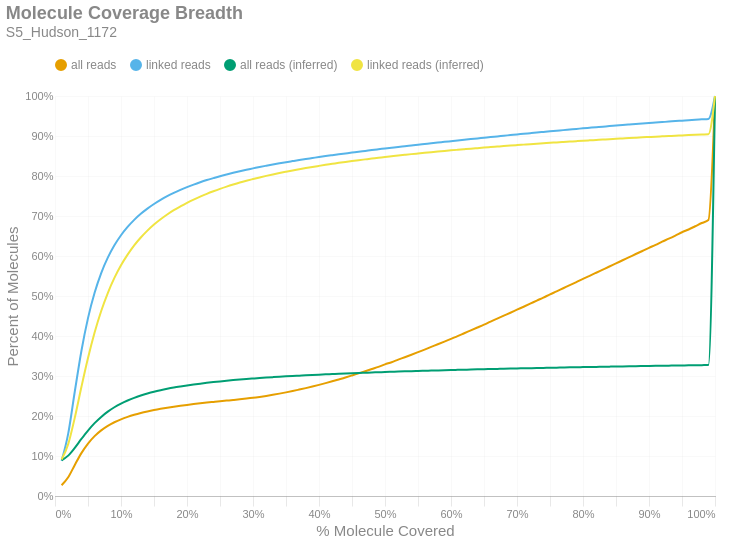

Notebook code for this chart:
### Markdown cell above
### Molecule Read Coverage
This chart shows molecule coverage breadth as computed by the number of bases aligned to that molecule. In other words, "*how much of each unique long molecule is actually sequenced/aligned?*" Keep in mind there is a distinction between sequences and alignments, since some sequences belonging to a particular molecule may not align well and wouldn't appear in the alignment data. This chart also shows molecule coverage breadth as computed by the *inferred fragment* from which the aligned sequences originate. Unlike read coverage, this calculation takes into account the total insert size, including unsequenced gaps between the forward and reverse reads. Like the previous figures, these are cumulative percents.

### Code cell
if SKIPLR:
    print_html(f"Skipped")
else:
    binned_df = consolidated_hist(valids['coverage_bp'], mask, 0.01, True)
    binned_df_inf = consolidated_hist(valids['coverage_inserts'], mask, 0.01, True)
    binned_df = binned_df.with_columns(pl.lit(binned_df_inf['all reads (cumsum)']).alias('all reads (inferred)'))
    binned_df = binned_df.with_columns(pl.lit(binned_df_inf['linked reads (cumsum)']).alias('linked reads (inferred)'))
    binned_df = binned_df.with_columns(
        (pl.col('bin').cast(pl.Float64) + 0.01).alias('right_edge')
    )

    with SafeRender(binned_df):
        (
            density_plot(binned_df, 'Molecule Coverage Breadth', samplename, 'molcov', ['all reads (inferred)','linked reads (inferred)'])
            .encode(
                #x=alt.X('bin:Q', title="% Molecule Covered").axis(format = '%').scale(padding=0),
                x=alt.X('right_edge:Q', title="% Molecule Covered").axis(format='%').scale(padding=0),
                y=alt.Y('value:Q', title='Percent of Molecules')
                    .axis(format='%')
                    .stack(False)
                    .scale(domainMin=0, padding=0),
                color=alt.Color("key:N").scale(domain = ["all reads", "linked reads", "all reads (inferred)", "linked reads (inferred)"]),
                tooltip = [
                    alt.Tooltip("key:N", title = "Data Type"),
                    alt.Tooltip("range_label:N", title="% Molecule Covered"),
                    alt.Tooltip("value:Q", format = ".2%", title="% Molecules")
                ]
            )
        ).display()

### Figure 1 — Vega-Lite specification as saved in the notebook (floating-point values rounded to 4 significant figures)
{"width": "container", "height": 400, "config": {"title": {"anchor": "start", "dy": -15, "fontSize": 18, "color": "#888888", "subtitleColor": "#888888", "subtitleFontSize": 14}, "arc": {"fill": "#0072B2"}, "axis": {"domainColor": "#888888", "domainWidth": 0.5, "gridWidth": 0.2, "grid": false, "titleFontWeight": 400, "titleFontSize": 15, "labelFontSize": 11, "labelColor": "#888888", "tickColor": "#888888", "tickWidth": 0.2, "titleColor": "#888888"}, "axisBand": {"grid": false}, "axisX": {"grid": true, "tickSize": 10, "domainCap": "round"}, "axisY": {"domain": false, "grid": true, "tickSize": 0, "domainCap": "round"}, "background": "transparent", "header": {"labelFontSize": 15, "labelColor": "#888888", "titleFontSize": 15, "titleFontWeight": 600, "titleColor": "#888888"}, "legend": {"labelFont": "sans-serif", "labelFontSize": 12, "labelColor": "#888888", "symbolSize": 100, "symbolType": "circle", "titleFontSize": 12, "titlePadding": 10, "titleColor": "#888888", "title": null, "orient": "top"}, "range": {"category": ["#E69F00", "#56B4E9", "#009E73", "#F0E442", "#0072B2", "#D55E00", "#CC79A7", "#000000"], "diverging": ["#cfe8f3", "#a2d4ec", "#73bfe2", "#46abdb", "#1696d2", "#12719e"]}, "area": {"fill": "#0072B2", "fillOpacity": 0.7, "line": true, "strokeOpacity": 0.7}, "line": {"color": "#0072B2", "stroke": "#0072B2", "strokeWidth": 2}, "trail": {"color": "#0072B2", "stroke": "#0072B2", "strokeWidth": 0, "size": 1}, "point": {"filled": true, "fillOpacity": 1.0, "size": 95}, "text": {"color": "#888888", "fontSize": 11, "align": "right", "fontWeight": 400, "size": 11}, "bar": {"fill": "#0072B2", "stroke": null}, "view": {"stroke": null, "continuousWidth": 660, "continuousHeight": 400}}, "data": {"name": "data-b989a06d87bb717bc80d0fe1f93a021c"}, "mark": {"type": "line", "interpolate": "monotone", "point": {"opacity": 0, "size": 275}}, "encoding": {"color": {"field": "key", "scale": {"domain": ["all reads", "linked reads", "all reads (inferred)", "linked reads (inferred)"]}, "type": "nominal"}, "tooltip": [{"field": "key", "title": "Data Type", "type": "nominal"}, {"field": "range_label", "title": "% Molecule Covered", "type": "nominal"}, {"field": "value", "format": ".2%", "title": "% Molecules", "type": "quantitative"}], "x": {"axis": {"format": "%"}, "field": "right_edge", "scale": {"padding": 0}, "title": "% Molecule Covered", "type": "quantitative"}, "y": {"axis": {"format": "%"}, "field": "value", "scale": {"domainMin": 0, "padding": 0}, "stack": false, "title": "Percent of Molecules", "type": "quantitative"}}, "params": [{"name": "param_c36ac31b6afebe62", "select": {"type": "point", "fields": ["key"]}, "bind": "legend"}], "title": {"text": "Molecule Coverage Breadth", "subtitle": "S5_Hudson_1172"}, "transform": [{"fold": ["all reads (cumsum)", "linked reads (cumsum)", "all reads (inferred)", "linked reads (inferred)"]}, {"calculate": "replace(datum.key, ' (cumsum)', '')", "as": "key"}, {"filter": {"param": "param_c36ac31b6afebe62"}}], "usermeta": {"embedOptions": {"downloadFileName": "S5_Hudson_1172.molcov"}}, "$schema": "https://vega.github.io/schema/vega-lite/v6.1.0.json", "datasets": {"data-b989a06d87bb717bc80d0fe1f93a021c": [{"bin": "0.0", "interval": "0.0-0.01", "all reads": 0.02679, "linked reads": 0.08787, "all reads (cumsum)": 0.02679, "linked reads (cumsum)": 0.08787, "range_label": "0.0-0.01", "all reads (inferred)": 0.08932, "linked reads (inferred)": 0.09112, "right_edge": 0.01}, {"bin": "0.01", "interval": "0.01-0.02", "all reads": 0.0201, "linked reads": 0.06793, "all reads (cumsum)": 0.0469, "linked reads (cumsum)": 0.1558, "range_label": "0.01-0.02", "all reads (inferred)": 0.1009, "linked reads (inferred)": 0.1297, "right_edge": 0.02}, {"bin": "0.02", "interval": "0.02-0.03", "all reads": 0.03082, "linked reads": 0.1054, "all reads (cumsum)": 0.07772, "linked reads (cumsum)": 0.2612, "range_label": "0.02-0.03", "all reads (inferred)": 0.1204, "linked reads (inferred)": 0.196, "right_edge": 0.03}, {"bin": "0.03", "interval": "0.03-0.04", "all reads": 0.02953, "linked reads": 0.1013, "all reads (cumsum)": 0.1072, "linked reads (cumsum)": 0.3625, "range_label": "0.03-0.04", "all reads (inferred)": 0.1426, "linked reads (inferred)": 0.2724, "right_edge": 0.04}, {"bin": "0.04", "interval": "0.04-0.05", "all reads": 0.02395, "linked reads": 0.0822, "all reads (cumsum)": 0.1312, "linked reads (cumsum)": 0.4447, "range_label": "0.04-0.05", "all reads (inferred)": 0.1637, "linked reads (inferred)": 0.3448, "right_edge": 0.05}, {"bin": "0.05", "interval": "0.05-0.06", "all reads": 0.01851, "linked reads": 0.06338, "all reads (cumsum)": 0.1497, "linked reads (cumsum)": 0.5081, "range_label": "0.05-0.06", "all reads (inferred)": 0.1822, "linked reads (inferred)": 0.4085, "right_edge": 0.06}, {"bin": "0.06", "interval": "0.06-0.07", "all reads": 0.01439, "linked reads": 0.04934, "all reads (cumsum)": 0.1641, "linked reads (cumsum)": 0.5574, "range_label": "0.06-0.07", "all reads (inferred)": 0.1978, "linked reads (inferred)": 0.4624, "right_edge": 0.07}, {"bin": "0.07", "interval": "0.07-0.08", "all reads": 0.01125, "linked reads": 0.03845, "all reads (cumsum)": 0.1753, "linked reads (cumsum)": 0.5958, "range_label": "0.07-0.08", "all reads (inferred)": 0.2108, "linked reads (inferred)": 0.5074, "right_edge": 0.08}, {"bin": "0.08", "interval": "0.08-0.09", "all reads": 0.00901, "linked reads": 0.03081, "all reads (cumsum)": 0.1843, "linked reads (cumsum)": 0.6267, "range_label": "0.08-0.09", "all reads (inferred)": 0.2218, "linked reads (inferred)": 0.5453, "right_edge": 0.09}, {"bin": "0.09", "interval": "0.09-0.1", "all reads": 0.0074, "linked reads": 0.0252, "all reads (cumsum)": 0.1917, "linked reads (cumsum)": 0.6519, "range_label": "0.09-0.1", "all reads (inferred)": 0.231, "linked reads (inferred)": 0.5768, "right_edge": 0.1}, {"bin": "0.1", "interval": "0.1-0.11", "all reads": 0.006111, "linked reads": 0.02072, "all reads (cumsum)": 0.1979, "linked reads (cumsum)": 0.6726, "range_label": "0.1-0.11", "all reads (inferred)": 0.2387, "linked reads (inferred)": 0.6033, "right_edge": 0.11}, {"bin": "0.11", "interval": "0.11-0.12", "all reads": 0.005228, "linked reads": 0.01772, "all reads (cumsum)": 0.2031, "linked reads (cumsum)": 0.6903, "range_label": "0.11-0.12", "all reads (inferred)": 0.2454, "linked reads (inferred)": 0.6265, "right_edge": 0.12}, {"bin": "0.12", "interval": "0.12-0.13", "all reads": 0.004483, "linked reads": 0.01514, "all reads (cumsum)": 0.2076, "linked reads (cumsum)": 0.7054, "range_label": "0.12-0.13", "all reads (inferred)": 0.2511, "linked reads (inferred)": 0.6462, "right_edge": 0.13}, {"bin": "0.13", "interval": "0.13-0.14", "all reads": 0.003833, "linked reads": 0.01294, "all reads (cumsum)": 0.2114, "linked reads (cumsum)": 0.7184, "range_label": "0.13-0.14", "all reads (inferred)": 0.2561, "linked reads (inferred)": 0.6634, "right_edge": 0.14}, {"bin": "0.14", "interval": "0.14-0.15", "all reads": 0.003442, "linked reads": 0.01158, "all reads (cumsum)": 0.2148, "linked reads (cumsum)": 0.73, "range_label": "0.14-0.15", "all reads (inferred)": 0.2606, "linked reads (inferred)": 0.6787, "right_edge": 0.15}, {"bin": "0.15", "interval": "0.15-0.16", "all reads": 0.003094, "linked reads": 0.01031, "all reads (cumsum)": 0.2179, "linked reads (cumsum)": 0.7403, "range_label": "0.15-0.16", "all reads (inferred)": 0.2644, "linked reads (inferred)": 0.6919, "right_edge": 0.16}, {"bin": "0.16", "interval": "0.16-0.17", "all reads": 0.002807, "linked reads": 0.009275, "all reads (cumsum)": 0.2207, "linked reads (cumsum)": 0.7495, "range_label": "0.16-0.17", "all reads (inferred)": 0.2679, "linked reads (inferred)": 0.7037, "right_edge": 0.17}, {"bin": "0.17", "interval": "0.17-0.18", "all reads": 0.002507, "linked reads": 0.008175, "all reads (cumsum)": 0.2233, "linked reads (cumsum)": 0.7577, "range_label": "0.17-0.18", "all reads (inferred)": 0.271, "linked reads (inferred)": 0.7145, "right_edge": 0.18}, {"bin": "0.18", "interval": "0.18-0.19", "all reads": 0.002325, "linked reads": 0.007527, "all reads (cumsum)": 0.2256, "linked reads (cumsum)": 0.7652, "range_label": "0.18-0.19", "all reads (inferred)": 0.2738, "linked reads (inferred)": 0.724, "right_edge": 0.19}, {"bin": "0.19", "interval": "0.19-0.2", "all reads": 0.002142, "linked reads": 0.006839, "all reads (cumsum)": 0.2277, "linked reads (cumsum)": 0.7721, "range_label": "0.19-0.2", "all reads (inferred)": 0.2764, "linked reads (inferred)": 0.7329, "right_edge": 0.2}, {"bin": "0.2", "interval": "0.2-0.21", "all reads": 0.002021, "linked reads": 0.006376, "all reads (cumsum)": 0.2297, "linked reads (cumsum)": 0.7785, "range_label": "0.2-0.21", "all reads (inferred)": 0.2787, "linked reads (inferred)": 0.7411, "right_edge": 0.21}, {"bin": "0.21", "interval": "0.21-0.22", "all reads": 0.001927, "linked reads": 0.00591, "all reads (cumsum)": 0.2317, "linked reads (cumsum)": 0.7844, "range_label": "0.21-0.22", "all reads (inferred)": 0.2809, "linked reads (inferred)": 0.7484, "right_edge": 0.22}, {"bin": "0.22", "interval": "0.22-0.23", "all reads": 0.001806, "linked reads": 0.005447, "all reads (cumsum)": 0.2335, "linked reads (cumsum)": 0.7898, "range_label": "0.22-0.23", "all reads (inferred)": 0.2829, "linked reads (inferred)": 0.7553, "right_edge": 0.23}, {"bin": "0.23", "interval": "0.23-0.24", "all reads": 0.001706, "linked reads": 0.004962, "all reads (cumsum)": 0.2352, "linked reads (cumsum)": 0.7948, "range_label": "0.23-0.24", "all reads (inferred)": 0.2848, "linked reads (inferred)": 0.7617, "right_edge": 0.24}, {"bin": "0.24", "interval": "0.24-0.25", "all reads": 0.001688, "linked reads": 0.004776, "all reads (cumsum)": 0.2369, "linked reads (cumsum)": 0.7996, "range_label": "0.24-0.25", "all reads (inferred)": 0.2865, "linked reads (inferred)": 0.7677, "right_edge": 0.25}, {"bin": "0.25", "interval": "0.25-0.26", "all reads": 0.001593, "linked reads": 0.004349, "all reads (cumsum)": 0.2385, "linked reads (cumsum)": 0.8039, "range_label": "0.25-0.26", "all reads (inferred)": 0.2882, "linked reads (inferred)": 0.7734, "right_edge": 0.26}, {"bin": "0.26", "interval": "0.26-0.27", "all reads": 0.001589, "linked reads": 0.004142, "all reads (cumsum)": 0.2401, "linked reads (cumsum)": 0.808, "range_label": "0.26-0.27", "all reads (inferred)": 0.2897, "linked reads (inferred)": 0.7786, "right_edge": 0.27}, {"bin": "0.27", "interval": "0.27-0.28", "all reads": 0.001642, "linked reads": 0.003933, "all reads (cumsum)": 0.2417, "linked reads (cumsum)": 0.812, "range_label": "0.27-0.28", "all reads (inferred)": 0.2912, "linked reads (inferred)": 0.7836, "right_edge": 0.28}, {"bin": "0.28", "interval": "0.28-0.29", "all reads": 0.001775, "linked reads": 0.003677, "all reads (cumsum)": 0.2435, "linked reads (cumsum)": 0.8157, "range_label": "0.28-0.29", "all reads (inferred)": 0.2925, "linked reads (inferred)": 0.7881, "right_edge": 0.29}, {"bin": "0.29", "interval": "0.29-0.3", "all reads": 0.001964, "linked reads": 0.003387, "all reads (cumsum)": 0.2454, "linked reads (cumsum)": 0.819, "range_label": "0.29-0.3", "all reads (inferred)": 0.2937, "linked reads (inferred)": 0.7923, "right_edge": 0.3}, {"bin": "0.3", "interval": "0.3-0.31", "all reads": 0.002282, "linked reads": 0.003462, "all reads (cumsum)": 0.2477, "linked reads (cumsum)": 0.8225, "range_label": "0.3-0.31", "all reads (inferred)": 0.2949, "linked reads (inferred)": 0.7964, "right_edge": 0.31}, {"bin": "0.31", "interval": "0.31-0.32", "all reads": 0.002472, "linked reads": 0.003157, "all reads (cumsum)": 0.2502, "linked reads (cumsum)": 0.8257, "range_label": "0.31-0.32", "all reads (inferred)": 0.296, "linked reads (inferred)": 0.8003, "right_edge": 0.32}, {"bin": "0.32", "interval": "0.32-0.33", "all reads": 0.002745, "linked reads": 0.003037, "all reads (cumsum)": 0.2529, "linked reads (cumsum)": 0.8287, "range_label": "0.32-0.33", "all reads (inferred)": 0.2971, "linked reads (inferred)": 0.8039, "right_edge": 0.33}, {"bin": "0.33", "interval": "0.33-0.34", "all reads": 0.002997, "linked reads": 0.002977, "all reads (cumsum)": 0.2559, "linked reads (cumsum)": 0.8317, "range_label": "0.33-0.34", "all reads (inferred)": 0.2981, "linked reads (inferred)": 0.8074, "right_edge": 0.34}, {"bin": "0.34", "interval": "0.34-0.35", "all reads": 0.00316, "linked reads": 0.002881, "all reads (cumsum)": 0.2591, "linked reads (cumsum)": 0.8346, "range_label": "0.34-0.35", "all reads (inferred)": 0.2991, "linked reads (inferred)": 0.8106, "right_edge": 0.35}, {"bin": "0.35", "interval": "0.35-0.36", "all reads": 0.003325, "linked reads": 0.00268, "all reads (cumsum)": 0.2624, "linked reads (cumsum)": 0.8372, "range_label": "0.35-0.36", "all reads (inferred)": 0.3, "linked reads (inferred)": 0.8138, "right_edge": 0.36}, {"bin": "0.36", "interval": "0.36-0.37", "all reads": 0.003623, "linked reads": 0.002656, "all reads (cumsum)": 0.266, "linked reads (cumsum)": 0.8399, "range_label": "0.36-0.37", "all reads (inferred)": 0.3009, "linked reads (inferred)": 0.8168, "right_edge": 0.37}, {"bin": "0.37", "interval": "0.37-0.38", "all reads": 0.003703, "linked reads": 0.002575, "all reads (cumsum)": 0.2697, "linked reads (cumsum)": 0.8425, "range_label": "0.37-0.38", "all reads (inferred)": 0.3018, "linked reads (inferred)": 0.8198, "right_edge": 0.38}, {"bin": "0.38", "interval": "0.38-0.39", "all reads": 0.003964, "linked reads": 0.002467, "all reads (cumsum)": 0.2737, "linked reads (cumsum)": 0.8449, "range_label": "0.38-0.39", "all reads (inferred)": 0.3026, "linked reads (inferred)": 0.8226, "right_edge": 0.39}, {"bin": "0.39", "interval": "0.39-0.4", "all reads": 0.004186, "linked reads": 0.002493, "all reads (cumsum)": 0.2779, "linked reads (cumsum)": 0.8474, "range_label": "0.39-0.4", "all reads (inferred)": 0.3034, "linked reads (inferred)": 0.8253, "right_edge": 0.4}, {"bin": "0.4", "interval": "0.4-0.41", "all reads": 0.004336, "linked reads": 0.002377, "all reads (cumsum)": 0.2822, "linked reads (cumsum)": 0.8498, "range_label": "0.4-0.41", "all reads (inferred)": 0.3042, "linked reads (inferred)": 0.8279, "right_edge": 0.41}, {"bin": "0.41", "interval": "0.41-0.42", "all reads": 0.004499, "linked reads": 0.002279, "all reads (cumsum)": 0.2867, "linked reads (cumsum)": 0.8521, "range_label": "0.41-0.42", "all reads (inferred)": 0.3049, "linked reads (inferred)": 0.8304, "right_edge": 0.42}, {"bin": "0.42", "interval": "0.42-0.43", "all reads": 0.004735, "linked reads": 0.002249, "all reads (cumsum)": 0.2915, "linked reads (cumsum)": 0.8543, "range_label": "0.42-0.43", "all reads (inferred)": 0.3056, "linked reads (inferred)": 0.8329, "right_edge": 0.43}, {"bin": "0.43", "interval": "0.43-0.44", "all reads": 0.004812, "linked reads": 0.002117, "all reads (cumsum)": 0.2963, "linked reads (cumsum)": 0.8565, "range_label": "0.43-0.44", "all reads (inferred)": 0.3063, "linked reads (inferred)": 0.8352, "right_edge": 0.44}, {"bin": "0.44", "interval": "0.44-0.45", "all reads": 0.005139, "linked reads": 0.002121, "all reads (cumsum)": 0.3014, "linked reads (cumsum)": 0.8586, "range_label": "0.44-0.45", "all reads (inferred)": 0.307, "linked reads (inferred)": 0.8374, "right_edge": 0.45}, {"bin": "0.45", "interval": "0.45-0.46", "all reads": 0.005272, "linked reads": 0.002183, "all reads (cumsum)": 0.3067, "linked reads (cumsum)": 0.8608, "range_label": "0.45-0.46", "all reads (inferred)": 0.3076, "linked reads (inferred)": 0.8395, "right_edge": 0.46}, {"bin": "0.46", "interval": "0.46-0.47", "all reads": 0.005254, "linked reads": 0.002032, "all reads (cumsum)": 0.3119, "linked reads (cumsum)": 0.8628, "range_label": "0.46-0.47", "all reads (inferred)": 0.3082, "linked reads (inferred)": 0.8416, "right_edge": 0.47}, {"bin": "0.47", "interval": "0.47-0.48", "all reads": 0.00552, "linked reads": 0.002088, "all reads (cumsum)": 0.3175, "linked reads (cumsum)": 0.8649, "range_label": "0.47-0.48", "all reads (inferred)": 0.3088, "linked reads (inferred)": 0.8436, "right_edge": 0.48}, {"bin": "0.48", "interval": "0.48-0.49", "all reads": 0.005411, "linked reads": 0.001973, "all reads (cumsum)": 0.3229, "linked reads (cumsum)": 0.8668, "range_label": "0.48-0.49", "all reads (inferred)": 0.3094, "linked reads (inferred)": 0.8455, "right_edge": 0.49}, {"bin": "0.49", "interval": "0.49-0.5", "all reads": 0.006191, "linked reads": 0.001944, "all reads (cumsum)": 0.3291, "linked reads (cumsum)": 0.8688, "range_label": "0.49-0.5", "all reads (inferred)": 0.31, "linked reads (inferred)": 0.8476, "right_edge": 0.5}, {"bin": "0.5", "interval": "0.5-0.51", "all reads": 0.00546, "linked reads": 0.001967, "all reads (cumsum)": 0.3345, "linked reads (cumsum)": 0.8708, "range_label": "0.5-0.51", "all reads (inferred)": 0.3105, "linked reads (inferred)": 0.8494, "right_edge": 0.51}, {"bin": "0.51", "interval": "0.51-0.52", "all reads": 0.0063, "linked reads": 0.00198, "all reads (cumsum)": 0.3408, "linked reads (cumsum)": 0.8727, "range_label": "0.51-0.52", "all reads (inferred)": 0.3111, "linked reads (inferred)": 0.8512, "right_edge": 0.52}, {"bin": "0.52", "interval": "0.52-0.53", "all reads": 0.006101, "linked reads": 0.001836, "all reads (cumsum)": 0.3469, "linked reads (cumsum)": 0.8746, "range_label": "0.52-0.53", "all reads (inferred)": 0.3116, "linked reads (inferred)": 0.853, "right_edge": 0.53}, {"bin": "0.53", "interval": "0.53-0.54", "all reads": 0.006274, "linked reads": 0.001883, "all reads (cumsum)": 0.3532, "linked reads (cumsum)": 0.8765, "range_label": "0.53-0.54", "all reads (inferred)": 0.3121, "linked reads (inferred)": 0.8547, "right_edge": 0.54}, {"bin": "0.54", "interval": "0.54-0.55", "all reads": 0.00637, "linked reads": 0.001875, "all reads (cumsum)": 0.3596, "linked reads (cumsum)": 0.8783, "range_label": "0.54-0.55", "all reads (inferred)": 0.3126, "linked reads (inferred)": 0.8563, "right_edge": 0.55}, {"bin": "0.55", "interval": "0.55-0.56", "all reads": 0.006469, "linked reads": 0.001798, "all reads (cumsum)": 0.366, "linked reads (cumsum)": 0.8801, "range_label": "0.55-0.56", "all reads (inferred)": 0.3131, "linked reads (inferred)": 0.8579, "right_edge": 0.56}, {"bin": "0.56", "interval": "0.56-0.57", "all reads": 0.006673, "linked reads": 0.001814, "all reads (cumsum)": 0.3727, "linked reads (cumsum)": 0.8819, "range_label": "0.56-0.57", "all reads (inferred)": 0.3135, "linked reads (inferred)": 0.8595, "right_edge": 0.57}, {"bin": "0.57", "interval": "0.57-0.58", "all reads": 0.006562, "linked reads": 0.001758, "all reads (cumsum)": 0.3793, "linked reads (cumsum)": 0.8837, "range_label": "0.57-0.58", "all reads (inferred)": 0.314, "linked reads (inferred)": 0.861, "right_edge": 0.58}, {"bin": "0.58", "interval": "0.58-0.59", "all reads": 0.006711, "linked reads": 0.00166, "all reads (cumsum)": 0.386, "linked reads (cumsum)": 0.8854, "range_label": "0.58-0.59", "all reads (inferred)": 0.3145, "linked reads (inferred)": 0.8626, "right_edge": 0.59}, {"bin": "0.59", "interval": "0.59-0.6", "all reads": 0.006968, "linked reads": 0.001745, "all reads (cumsum)": 0.3929, "linked reads (cumsum)": 0.8871, "range_label": "0.59-0.6", "all reads (inferred)": 0.3149, "linked reads (inferred)": 0.8641, "right_edge": 0.6}, {"bin": "0.6", "interval": "0.6-0.61", "all reads": 0.006796, "linked reads": 0.001739, "all reads (cumsum)": 0.3997, "linked reads (cumsum)": 0.8888, "range_label": "0.6-0.61", "all reads (inferred)": 0.3153, "linked reads (inferred)": 0.8655, "right_edge": 0.61}, {"bin": "0.61", "interval": "0.61-0.62", "all reads": 0.007183, "linked reads": 0.001681, "all reads (cumsum)": 0.4069, "linked reads (cumsum)": 0.8905, "range_label": "0.61-0.62", "all reads (inferred)": 0.3158, "linked reads (inferred)": 0.8669, "right_edge": 0.62}, {"bin": "0.62", "interval": "0.62-0.63", "all reads": 0.007119, "linked reads": 0.001683, "all reads (cumsum)": 0.414, "linked reads (cumsum)": 0.8922, "range_label": "0.62-0.63", "all reads (inferred)": 0.3162, "linked reads (inferred)": 0.8683, "right_edge": 0.63}, {"bin": "0.63", "interval": "0.63-0.64", "all reads": 0.007155, "linked reads": 0.001763, "all reads (cumsum)": 0.4212, "linked reads (cumsum)": 0.894, "range_label": "0.63-0.64", "all reads (inferred)": 0.3166, "linked reads (inferred)": 0.8697, "right_edge": 0.64}, {"bin": "0.64", "interval": "0.64-0.65", "all reads": 0.007222, "linked reads": 0.001697, "all reads (cumsum)": 0.4284, "linked reads (cumsum)": 0.8957, "range_label": "0.64-0.65", "all reads (inferred)": 0.317, "linked reads (inferred)": 0.871, "right_edge": 0.65}, {"bin": "0.65", "interval": "0.65-0.66", "all reads": 0.007663, "linked reads": 0.001741, "all reads (cumsum)": 0.4361, "linked reads (cumsum)": 0.8974, "range_label": "0.65-0.66", "all reads (inferred)": 0.3174, "linked reads (inferred)": 0.8723, "right_edge": 0.66}, {"bin": "0.66", "interval": "0.66-0.67", "all reads": 0.007297, "linked reads": 0.001575, "all reads (cumsum)": 0.4434, "linked reads (cumsum)": 0.899, "range_label": "0.66-0.67", "all reads (inferred)": 0.3178, "linked reads (inferred)": 0.8736, "right_edge": 0.67}, {"bin": "0.67", "interval": "0.67-0.68", "all reads": 0.007449, "linked reads": 0.001679, "all reads (cumsum)": 0.4508, "linked reads (cumsum)": 0.9007, "range_label": "0.67-0.68", "all reads (inferred)": 0.3181, "linked reads (inferred)": 0.8748, "right_edge": 0.68}, {"bin": "0.68", "interval": "0.68-0.69", "all reads": 0.007294, "linked reads": 0.001611, "all reads (cumsum)": 0.4581, "linked reads (cumsum)": 0.9023, "range_label": "0.68-0.69", "all reads (inferred)": 0.3185, "linked reads (inferred)": 0.8761, "right_edge": 0.69}, {"bin": "0.69", "interval": "0.69-0.7", "all reads": 0.007597, "linked reads": 0.001651, "all reads (cumsum)": 0.4657, "linked reads (cumsum)": 0.9039, "range_label": "0.69-0.7", "all reads (inferred)": 0.3189, "linked reads (inferred)": 0.8773, "right_edge": 0.7}, {"bin": "0.7", "interval": "0.7-0.71", "all reads": 0.007403, "linked reads": 0.001559, "all reads (cumsum)": 0.4731, "linked reads (cumsum)": 0.9055, "range_label": "0.7-0.71", "all reads (inferred)": 0.3192, "linked reads (inferred)": 0.8784, "right_edge": 0.71}, {"bin": "0.71", "interval": "0.71-0.72", "all reads": 0.007621, "linked reads": 0.001628, "all reads (cumsum)": 0.4807, "linked reads (cumsum)": 0.9071, "range_label": "0.71-0.72", "all reads (inferred)": 0.3196, "linked reads (inferred)": 0.8796, "right_edge": 0.72}, {"bin": "0.72", "interval": "0.72-0.73", "all reads": 0.007769, "linked reads": 0.001606, "all reads (cumsum)": 0.4885, "linked reads (cumsum)": 0.9087, "range_label": "0.72-0.73", "all reads (inferred)": 0.3199, "linked reads (inferred)": 0.8808, "right_edge": 0.73}, {"bin": "0.73", "interval": "0.73-0.74", "all reads": 0.007546, "linked reads": 0.001544, "all reads (cumsum)": 0.4961, "linked reads (cumsum)": 0.9103, "range_label": "0.73-0.74", "all reads (inferred)": 0.3203, "linked reads (inferred)": 0.8818, "right_edge": 0.74}, {"bin": "0.74", "interval": "0.74-0.75", "all reads": 0.008012, "linked reads": 0.001542, "all reads (cumsum)": 0.5041, "linked reads (cumsum)": 0.9118, "range_label": "0.74-0.75", "all reads (inferred)": 0.3206, "linked reads (inferred)": 0.8829, "right_edge": 0.75}, {"bin": "0.75", "interval": "0.75-0.76", "all reads": 0.007516, "linked reads": 0.001485, "all reads (cumsum)": 0.5116, "linked reads (cumsum)": 0.9133, "range_label": "0.75-0.76", "all reads (inferred)": 0.3209, "linked reads (inferred)": 0.884, "right_edge": 0.76}, {"bin": "0.76", "interval": "0.76-0.77", "all reads": 0.007797, "linked reads": 0.001394, "all reads (cumsum)": 0.5194, "linked reads (cumsum)": 0.9147, "range_label": "0.76-0.77", "all reads (inferred)": 0.3212, "linked reads (inferred)": 0.8851, "right_edge": 0.77}, {"bin": "0.77", "interval": "0.77-0.78", "all reads": 0.007653, "linked reads": 0.001517, "all reads (cumsum)": 0.527, "linked reads (cumsum)": 0.9162, "range_label": "0.77-0.78", "all reads (inferred)": 0.3216, "linked reads (inferred)": 0.8861, "right_edge": 0.78}, {"bin": "0.78", "interval": "0.78-0.79", "all reads": 0.007795, "linked reads": 0.001479, "all reads (cumsum)": 0.5348, "linked reads (cumsum)": 0.9177, "range_label": "0.78-0.79", "all reads (inferred)": 0.3219, "linked reads (inferred)": 0.8871, "right_edge": 0.79}, {"bin": "0.79", "interval": "0.79-0.8", "all reads": 0.008129, "linked reads": 0.001621, "all reads (cumsum)": 0.543, "linked reads (cumsum)": 0.9193, "range_label": "0.79-0.8", "all reads (inferred)": 0.3222, "linked reads (inferred)": 0.8882, "right_edge": 0.8}, {"bin": "0.8", "interval": "0.8-0.81", "all reads": 0.007466, "linked reads": 0.001364, "all reads (cumsum)": 0.5504, "linked reads (cumsum)": 0.9207, "range_label": "0.8-0.81", "all reads (inferred)": 0.3225, "linked reads (inferred)": 0.8891, "right_edge": 0.81}, {"bin": "0.81", "interval": "0.81-0.82", "all reads": 0.007721, "linked reads": 0.001362, "all reads (cumsum)": 0.5581, "linked reads (cumsum)": 0.922, "range_label": "0.81-0.82", "all reads (inferred)": 0.3228, "linked reads (inferred)": 0.8901, "right_edge": 0.82}, {"bin": "0.82", "interval": "0.82-0.83", "all reads": 0.007811, "linked reads": 0.001345, "all reads (cumsum)": 0.566, "linked reads (cumsum)": 0.9234, "range_label": "0.82-0.83", "all reads (inferred)": 0.3231, "linked reads (inferred)": 0.8911, "right_edge": 0.83}, {"bin": "0.83", "interval": "0.83-0.84", "all reads": 0.00779, "linked reads": 0.001417, "all reads (cumsum)": 0.5737, "linked reads (cumsum)": 0.9248, "range_label": "0.83-0.84", "all reads (inferred)": 0.3234, "linked reads (inferred)": 0.892, "right_edge": 0.84}, {"bin": "0.84", "interval": "0.84-0.85", "all reads": 0.007676, "linked reads": 0.001273, "all reads (cumsum)": 0.5814, "linked reads (cumsum)": 0.9261, "range_label": "0.84-0.85", "all reads (inferred)": 0.3237, "linked reads (inferred)": 0.8929, "right_edge": 0.85}, {"bin": "0.85", "interval": "0.85-0.86", "all reads": 0.007902, "linked reads": 0.001341, "all reads (cumsum)": 0.5893, "linked reads (cumsum)": 0.9274, "range_label": "0.85-0.86", "all reads (inferred)": 0.324, "linked reads (inferred)": 0.8939, "right_edge": 0.86}, {"bin": "0.86", "interval": "0.86-0.87", "all reads": 0.007754, "linked reads": 0.001272, "all reads (cumsum)": 0.5971, "linked reads (cumsum)": 0.9287, "range_label": "0.86-0.87", "all reads (inferred)": 0.3242, "linked reads (inferred)": 0.8948, "right_edge": 0.87}, {"bin": "0.87", "interval": "0.87-0.88", "all reads": 0.007861, "linked reads": 0.001251, "all reads (cumsum)": 0.6049, "linked reads (cumsum)": 0.9299, "range_label": "0.87-0.88", "all reads (inferred)": 0.3245, "linked reads (inferred)": 0.8957, "right_edge": 0.88}, {"bin": "0.88", "interval": "0.88-0.89", "all reads": 0.007617, "linked reads": 0.001293, "all reads (cumsum)": 0.6126, "linked reads (cumsum)": 0.9312, "range_label": "0.88-0.89", "all reads (inferred)": 0.3248, "linked reads (inferred)": 0.8966, "right_edge": 0.89}, {"bin": "0.89", "interval": "0.89-0.9", "all reads": 0.007882, "linked reads": 0.001227, "all reads (cumsum)": 0.6204, "linked reads (cumsum)": 0.9324, "range_label": "0.89-0.9", "all reads (inferred)": 0.3251, "linked reads (inferred)": 0.8975, "right_edge": 0.9}, {"bin": "0.9", "interval": "0.9-0.91", "all reads": 0.007293, "linked reads": 0.001169, "all reads (cumsum)": 0.6277, "linked reads (cumsum)": 0.9336, "range_label": "0.9-0.91", "all reads (inferred)": 0.3253, "linked reads (inferred)": 0.8984, "right_edge": 0.91}, {"bin": "0.91", "interval": "0.91-0.92", "all reads": 0.008442, "linked reads": 0.001207, "all reads (cumsum)": 0.6362, "linked reads (cumsum)": 0.9348, "range_label": "0.91-0.92", "all reads (inferred)": 0.3256, "linked reads (inferred)": 0.8991, "right_edge": 0.92}, {"bin": "0.92", "interval": "0.92-0.93", "all reads": 0.007071, "linked reads": 0.001174, "all reads (cumsum)": 0.6432, "linked reads (cumsum)": 0.936, "range_label": "0.92-0.93", "all reads (inferred)": 0.3258, "linked reads (inferred)": 0.8999, "right_edge": 0.93}, {"bin": "0.93", "interval": "0.93-0.94", "all reads": 0.007799, "linked reads": 0.001272, "all reads (cumsum)": 0.651, "linked reads (cumsum)": 0.9373, "range_label": "0.93-0.94", "all reads (inferred)": 0.3261, "linked reads (inferred)": 0.9007, "right_edge": 0.94}, {"bin": "0.94", "interval": "0.94-0.95", "all reads": 0.008349, "linked reads": 0.001121, "all reads (cumsum)": 0.6594, "linked reads (cumsum)": 0.9384, "range_label": "0.94-0.95", "all reads (inferred)": 0.3263, "linked reads (inferred)": 0.9015, "right_edge": 0.95}, {"bin": "0.95", "interval": "0.95-0.96", "all reads": 0.006928, "linked reads": 0.001153, "all reads (cumsum)": 0.6663, "linked reads (cumsum)": 0.9395, "range_label": "0.95-0.96", "all reads (inferred)": 0.3266, "linked reads (inferred)": 0.9023, "right_edge": 0.96}, {"bin": "0.96", "interval": "0.96-0.97", "all reads": 0.008041, "linked reads": 0.001106, "all reads (cumsum)": 0.6744, "linked reads (cumsum)": 0.9406, "range_label": "0.96-0.97", "all reads (inferred)": 0.3269, "linked reads (inferred)": 0.903, "right_edge": 0.97}, {"bin": "0.97", "interval": "0.97-0.98", "all reads": 0.008122, "linked reads": 0.001031, "all reads (cumsum)": 0.6825, "linked reads (cumsum)": 0.9417, "range_label": "0.97-0.98", "all reads (inferred)": 0.3271, "linked reads (inferred)": 0.9038, "right_edge": 0.98}, {"bin": "0.98", "interval": "0.98-0.99", "all reads": 0.007327, "linked reads": 0.001061, "all reads (cumsum)": 0.6898, "linked reads (cumsum)": 0.9427, "range_label": "0.98-0.99", "all reads (inferred)": 0.3274, "linked reads (inferred)": 0.9044, "right_edge": 0.99}, {"bin": "0.99", "interval": "0.99-1.0", "all reads": 0.3102, "linked reads": 0.05726, "all reads (cumsum)": 1.0, "linked reads (cumsum)": 1.0, "range_label": "0.99-1.0", "all reads (inferred)": 1.0, "linked reads (inferred)": 1.0, "right_edge": 1.0}]}}
